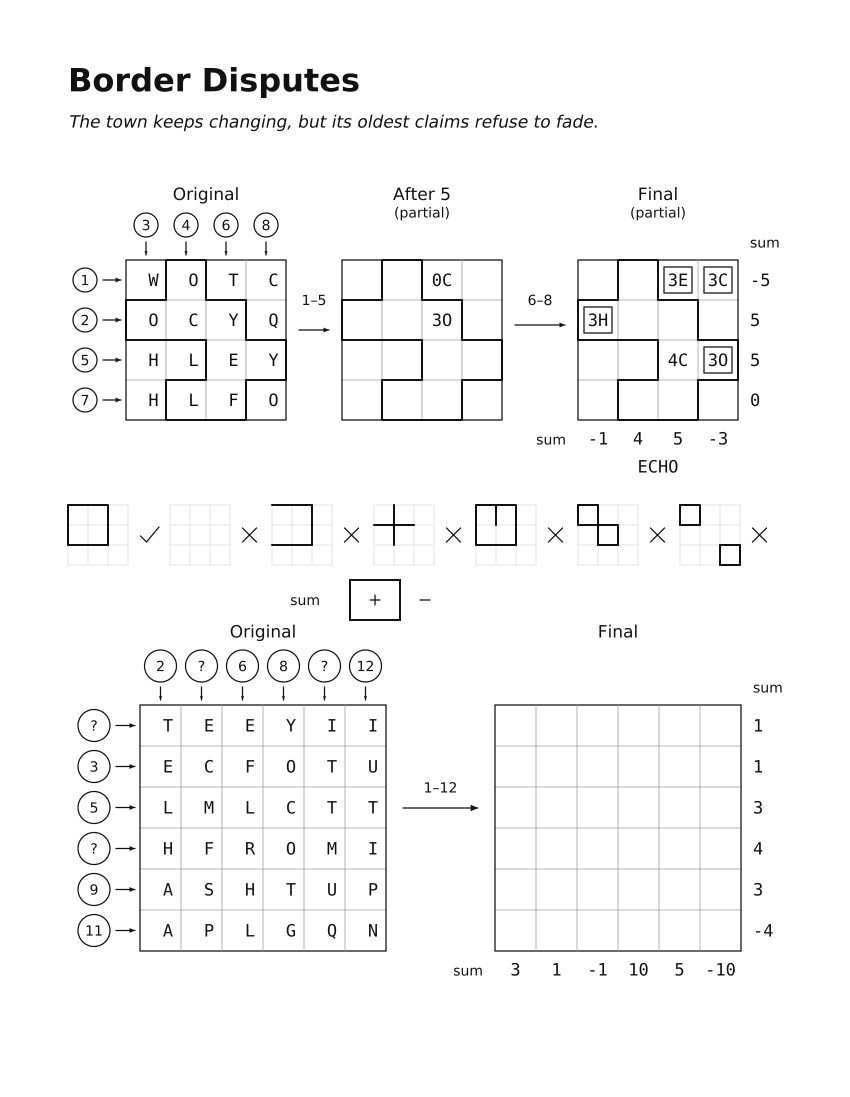
#> input picture tasks/logic-puzzles/border-disputes/environment/images/01.png, 1700 x 2193 px (shown at 1/2 size)
$ python -i pixels.py   (imports and definitions only)
#> lines starting #> are read from the running program, lines starting #| are printed output that depends on the picture; after the words box and inside, x2 and y2 are one past the last pixel; in counts of white or black regions, pixels touching at a corner belong together
"""Read the page layout from pixels, including unlettered moving cards.

Letterless cards are read as letterless; their spatial correspondence is
inferred by the operator search. Geometry constants locate regions, never supply data.
"""
from pathlib import Path
import math,json
import numpy as np
from PIL import Image
P=Path(__file__).resolve().parent
class PixelError(ValueError):pass

def normalize(mask):
 yy,xx=np.where(mask)
 if len(xx)<3:raise PixelError('missing letter ink')
 crop=mask[yy.min():yy.max()+1,xx.min():xx.max()+1]
 return np.array(Image.fromarray(crop.astype('uint8')*255).resize((32,32),Image.Resampling.NEAREST))>0

def read(path):
 im=Image.open(path).convert('RGB');a=np.asarray(im)
#> in read, im is the input picture: PIL image 1700x2193 RGB; min 17, max 255, mean 247.9
 if im.size!=(1700,2193):raise PixelError('unexpected page dimensions')
 if np.mean(np.max(a,axis=2)-np.min(a,axis=2)>8)>.002:raise PixelError('unexpected colored data')
 g=a.mean(axis=2);ink=g<125;lineink=g<200;tmp=np.load(P/'glyphs.npz');letters=tmp['letters'];alphabet=tmp['alphabet'];ocr=[]
#> after `ink = g < 125`:
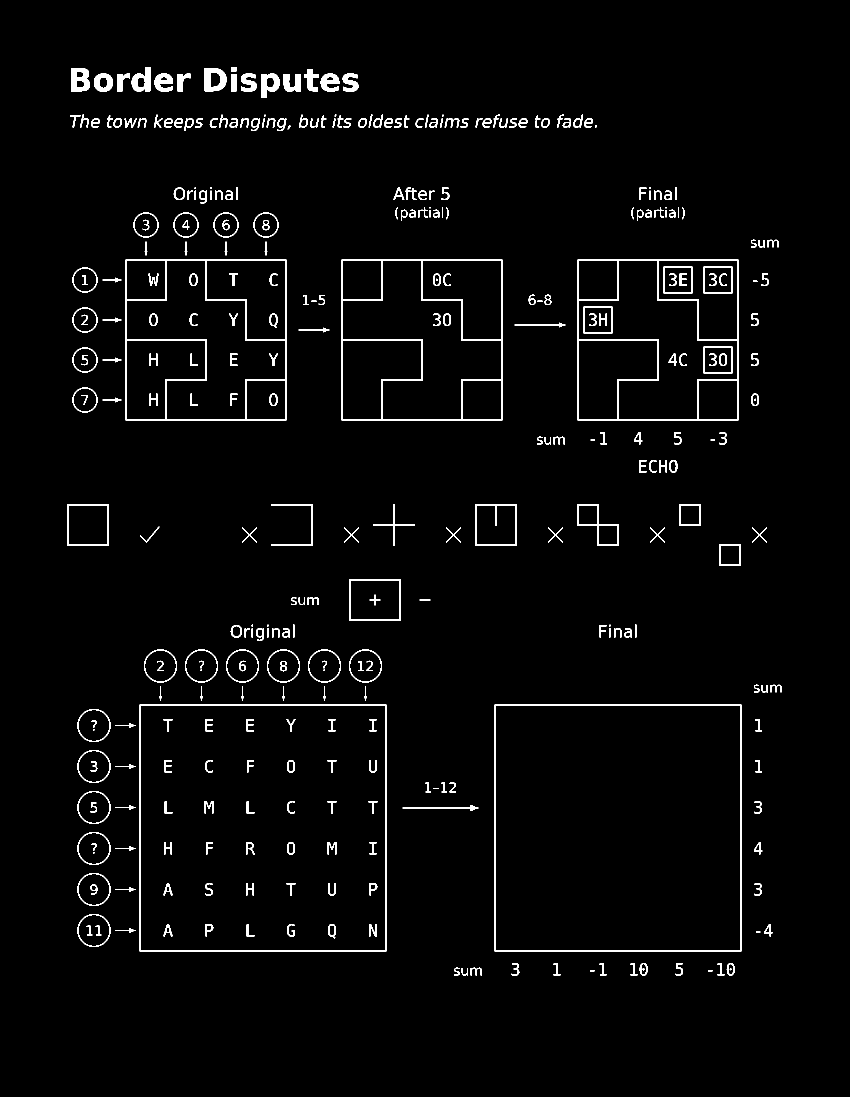
#> ink: shape (2193, 1700) bool (shown at 1/2 size); 2.6% white; 350 white regions (20 under 20 px), largest, box (x1, y1, x2, y2) and area: (250, 518, 574, 842) 7480, (682, 518, 1006, 842) 7480, (1154, 518, 1478, 842) 7480
#> after `lineink = g < 200`:
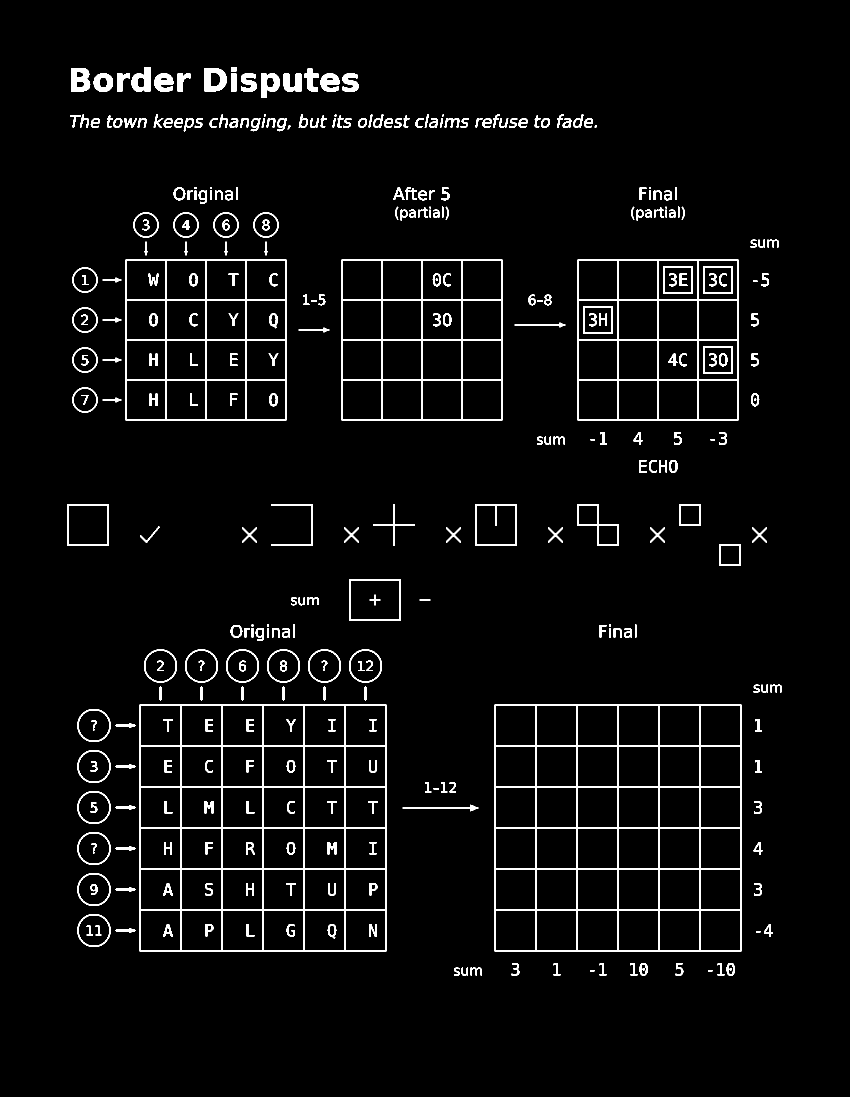
#> lineink: shape (2193, 1700) bool (shown at 1/2 size); 3.9% white; 348 white regions (19 under 20 px), largest, box (x1, y1, x2, y2) and area: (278, 1408, 774, 1904) 17520, (988, 1408, 1484, 1904) 17520, (250, 518, 574, 842) 10876
#> (reads tasks/rule-induction/fickle-neighbors/solution/solver_lib/glyphs.npz from the repository)
 def segment(x1,y1,x2,y2,required=.94):
  count=int(max(abs(x2-x1),abs(y2-y1)))+1;xs=np.rint(np.linspace(x1,x2,count)).astype(int);ys=np.rint(np.linspace(y1,y2,count)).astype(int)
  hits=[np.any(lineink[max(0,y-1):y+2,max(0,x-1):x+2]) for x,y in zip(xs,ys)]
  if np.mean(hits)<required:raise PixelError('broken structural line '+str((x1,y1,x2,y2)))
 def rect(x,y,w,h):
  for v in ((x,y,x+w,y),(x,y+h,x+w,y+h),(x,y,x,y+h),(x+w,y,x+w,y+h)):segment(*v)
 def circle(x,y):
  # Solid rings score near 1, dashed source rings have angular gaps.
  vals=[]
  for t in np.linspace(0,2*math.pi,72,endpoint=False):
   xx=int(round(x+9*math.cos(t)));yy=int(round(y+9*math.sin(t)));vals.append(bool(np.any(ink[yy-1:yy+2,xx-1:xx+2])))
  return np.mean(vals)
 def letter(x,y):
  crop=ink[y+25:y+63,x+21:x+54]
  if np.count_nonzero(crop)<3:return ''
  v=normalize(crop);errs=np.mean(letters!=v,axis=(1,2));order=np.argsort(errs)
  if errs[order[0]]>.19 or errs[order[1]]-errs[order[0]]<.015:raise PixelError('ambiguous glyph '+str((x,y,errs[order[:3]].tolist())))
  ch=str(alphabet[order[0]]);ocr.append({'box':[x+21,y+25,x+54,y+63],'letter':ch,'error':float(errs[order[0]]),'margin':float(errs[order[1]]-errs[order[0]])});return ch
 def arrow(cx,cy):
  x,y=int(round(cx)),int(round(cy));crop=ink[y-17:y+18,x-17:x+18];yy,xx=np.where(crop)
  if len(xx)<35:raise PixelError('missing arrow')
  # Arrowhead has more ink than the plain tail; third moments emphasize the endpoints.
  mx=np.sum((xx-(xx.min()+xx.max())/2)**3);my=np.sum((yy-(yy.min()+yy.max())/2)**3)
  if abs(mx)>abs(my):d='E' if mx>0 else 'W'
  else:d='S' if my>0 else 'N'
  if max(abs(mx),abs(my))<500:raise PixelError('ambiguous arrow')
  return d
 def board(x,y,n,c):
  rect(x,y,n*c,n*c)
  for i in range(1,n):segment(x+i*c,y,x+i*c,y+n*c);segment(x,y+i*c,x+n*c,y+i*c)
  cells=[];rings=[]
  for r in range(n):
   for col in range(n):
    xx=round(x+col*c);yy=round(y+r*c)
    border_score=np.mean(ink[yy+8:yy+c-7,xx+7:xx+10])
    # A real inner card has all four borders; an empty square never does.
    if border_score>.24:
     rect(xx+8,yy+8,c-16,c-16)
     v=bool(np.median(g[yy+10:yy+c-10,xx+10:xx+c-10])<235)
     cells.append({'r':r,'c':col,'letter':letter(xx,yy),'dir':arrow(xx+c*.52,yy+c-30),'visited':v})
    elif np.mean(g[yy+10:yy+c-10,xx+10:xx+c-10]<235)>.16:raise PixelError('unframed or damaged cell content')
    rings.append((circle(xx+c-28,yy+28),r,col))
  rings.sort(reverse=True)
  if rings[0][0]<.90 or rings[1][0]>.88:raise PixelError('missing or multiple solid visitor circles '+str(rings[:3]))
  return {'size':n,'token':[rings[0][1],rings[0][2]],'cells':cells}
 examples=[]
 for x1,x2,y,n,c,ay in [(260,1000,396,4,110,885),(292.5,1032.5,968,3,125,1392)]:
  before=board(x1,y,n,c);after=board(x2,y,n,c)
  segment(790,y+n*c/2,895,y+n*c/2)
  output=''
  for x in (1210,1230):
   v=normalize(ink[ay-27:ay+2,x-10:x+10]);errs=np.mean(letters!=v,axis=(1,2));j=int(np.argmin(errs))
   if errs[j]>.19:raise PixelError('unrecognized example output')
   output+=str(alphabet[j])
  examples.append({'before':before,'after':after,'output':output})
#> after the loop, examples = []
 target=board(610,1475,4,120)
 spec={'examples':examples,'target':target}
 from structure import check
 structure=check(path,spec)
 return spec,{'image_size':list(im.size),'data_glyphs_read':len(ocr)+4,'ocr':ocr,'boards_read':5,'unlettered_cards':sum(not t['letter'] for e in examples for side in ('before','after') for t in e[side]['cells']),'blank_slots':0,'answer_length_source':'computed from the marked letters','structure':structure}

#> (the run stopped early here; a loop or call above may not have finished)
